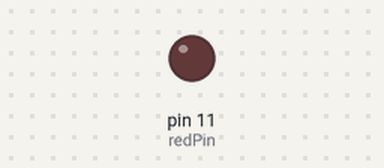
A sketch run on a simulated Arduino Uno, built with avr-gcc and run on an emulated ATmega328P. On the bench: output pins drawn as LEDs (lit = HIGH).

Above: at 0.05 s.
At 3.05 s:
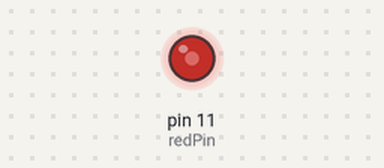
At 6.0 s:
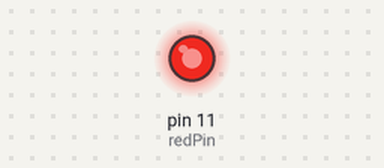
At 12.0 s:
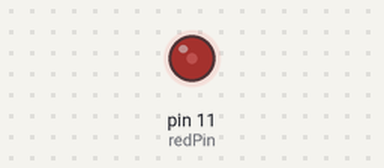
Timing chart, 0 to 17.6 s (numbered marks = the images above):
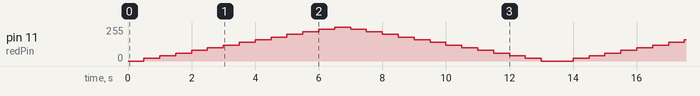

The sketch:

05-AnalogWriting.ino
```cpp
int redPin=11;
int bright=0;
int time=500;

void setup() {
  // put your setup code here, to run once:
  pinMode(redPin, OUTPUT);

}

void loop() {
  // put your main code here, to run repeatedly:
  analogWrite(redPin, 0);
  delay(time);
  analogWrite(redPin, 20);
  delay(time);
  analogWrite(redPin, 40);
  delay(time);
  analogWrite(redPin, 60);
  delay(time);
  analogWrite(redPin, 80);
  delay(time);
  analogWrite(redPin, 100);
  delay(time);
  analogWrite(redPin, 120);
  delay(time);
  analogWrite(redPin, 140);
  delay(time);
  analogWrite(redPin, 160);
  delay(time);
  analogWrite(redPin, 180);
  delay(time);
  analogWrite(redPin, 200);
  delay(time);
  analogWrite(redPin, 220);
  delay(time);
  analogWrite(redPin, 240);
  delay(time);
  analogWrite(redPin, 255);
  delay(time);
  analogWrite(redPin, 240);
  delay(time);
  analogWrite(redPin, 220);
  delay(time);
  analogWrite(redPin, 200);
  delay(time);
  analogWrite(redPin, 180);
  delay(time);
  analogWrite(redPin, 160);
  delay(time);
  analogWrite(redPin, 140);
  delay(time);
  analogWrite(redPin, 120);
  delay(time);
  analogWrite(redPin, 100);
  delay(time);
  analogWrite(redPin, 80);
  delay(time);
  analogWrite(redPin, 60);
  delay(time);
  analogWrite(redPin, 40);
  delay(time);
  analogWrite(redPin, 20);
  delay(time);
  analogWrite(redPin, 0);
  delay(time);
}
```
